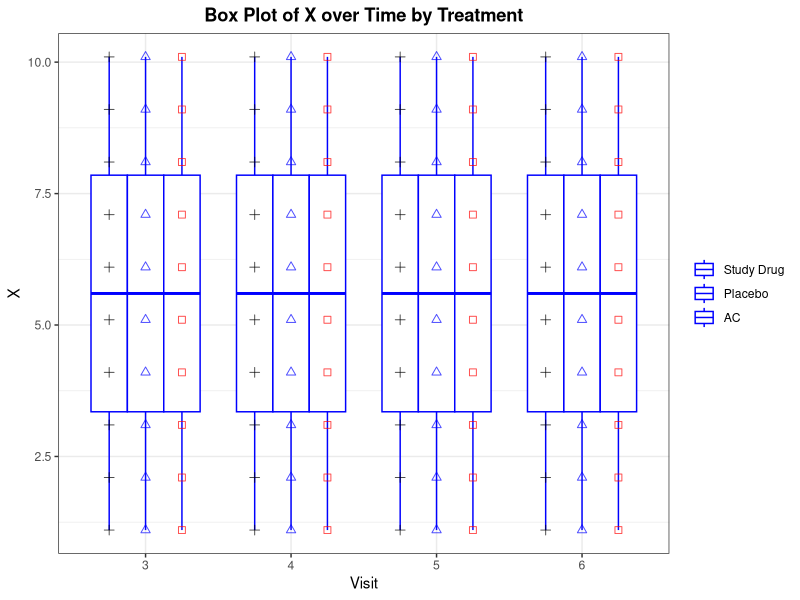

This chart was generated by the following R code:
out <- Sys.getenv("OUT_DIR")
if (out == "") out <- getwd()
dir.create(out, showWarnings = FALSE, recursive = TRUE)

suppressPackageStartupMessages({
  library(dplyr)
  library(ggplot2)
})

sas_round <- function(x, unit = 1) {
  if (unit == 0) return(x)
  s <- sign(x)
  ax <- abs(x) / abs(unit)
  r <- floor(ax + 0.5 + 1e-9)
  s * r * abs(unit)
}

trt_levels <- c("Study Drug", "Placebo", "AC")

# ---- Reproduce SAS DATA X with SAS semantics ----
# SAS NORMAL(777) with a literal constant seed returns the same value
# on every call (seed cannot be updated). Emulate SAS RANUNI Fishman-Moore
# generator (m=2^31-1, a=397204094) + Box-Muller to get that constant.
m <- 2147483647
a <- 397204094
seed0 <- 777
seed1 <- (as.numeric(a) * as.numeric(seed0)) %% as.numeric(m)
seed2 <- (as.numeric(a) * as.numeric(seed1)) %% as.numeric(m)
u1 <- seed1 / m
u2 <- seed2 / m
n0 <- sqrt(-2 * log(u1)) * cos(2 * pi * u2)
Cval <- sas_round(2 * n0, 0.1)

# Build in SAS loop order: TRT outer, J middle, VISIT inner
X_df <- expand.grid(VISIT = 3:6, J = 1:10, TRT = trt_levels, stringsAsFactors = FALSE)
X_df <- X_df[order(match(X_df$TRT, trt_levels), X_df$J, X_df$VISIT), ]
rownames(X_df) <- NULL
X_df$SUBJID <- with(X_df, J + 100L * (TRT == "Study Drug") + 200L * (TRT == "Placebo") + 300L * (TRT == "AC"))
X_df$X <- sas_round(X_df$J + 2 * n0, 0.1)
X_df <- X_df[, c("TRT", "SUBJID", "VISIT", "X")]

# ---- DATA XX ----
XX <- X_df
XX$VIS <- with(XX, ifelse(TRT == "Study Drug", VISIT,
                   ifelse(TRT == "Placebo", VISIT + 0.15,
                   ifelse(TRT == "AC", VISIT + 0.30, VISIT))))
XX$VIS[XX$VISIT %in% c(4, 5)] <- XX$VIS[XX$VISIT %in% c(4, 5)] - 0.15
XX$VIS[XX$VISIT == 6] <- XX$VIS[XX$VISIT == 6] - 0.3

# ---- PROC SORT BY VIS ----
XX <- XX[order(XX$VIS), ]
rownames(XX) <- NULL

# ---- Summary stats by TRT x VISIT (PROC BOXPLOT / MEANS style) ----
stats_df <- XX %>%
  group_by(TRT, VISIT, VIS) %>%
  summarise(
    N = sum(!is.na(X)),
    MEAN = mean(X, na.rm = TRUE),
    STD = ifelse(sum(!is.na(X)) > 1, sd(X, na.rm = TRUE), NA_real_),
    MEDIAN = median(X, na.rm = TRUE),
    Q1 = quantile(X, 0.25, na.rm = TRUE, type = 2),
    Q3 = quantile(X, 0.75, na.rm = TRUE, type = 2),
    MIN = min(X, na.rm = TRUE),
    MAX = max(X, na.rm = TRUE),
    .groups = "drop"
  ) %>%
  arrange(match(TRT, c("AC", "Placebo", "Study Drug")), VISIT) %>%
  as.data.frame()

fmt2 <- function(x) sprintf("%.2f", sas_round(x, 0.01))
fmt1 <- function(x) sprintf("%.1f", sas_round(x, 0.1))

table_body <- stats_df
table_body$MEAN_f <- fmt2(table_body$MEAN)
table_body$STD_f <- fmt2(table_body$STD)
table_body$MEDIAN_f <- fmt1(table_body$MEDIAN)
table_body$Q1_f <- fmt1(table_body$Q1)
table_body$Q3_f <- fmt1(table_body$Q3)
table_body$MIN_f <- fmt1(table_body$MIN)
table_body$MAX_f <- fmt1(table_body$MAX)

# ---- PROC BOXPLOT PLOT X*vis=TRT, HAXIS 3 TO 6 ----
plot_data <- XX
plot_data$TRT <- factor(plot_data$TRT, levels = c("Study Drug", "Placebo", "AC"))
plot_data$VISIT_f <- factor(plot_data$VISIT, levels = c(3, 4, 5, 6))

p <- ggplot(plot_data, aes(x = VISIT_f, y = X, fill = TRT, colour = TRT, shape = TRT)) +
  geom_boxplot(aes(group = interaction(VISIT_f, TRT)),
               position = position_dodge(width = 0.75),
               colour = "blue",
               outlier.colour = "red",
               outlier.shape = 8) +
  geom_point(position = position_dodge(width = 0.75), size = 2, alpha = 0.7, show.legend = FALSE) +
  scale_x_discrete(name = "Visit", limits = c("3", "4", "5", "6")) +
  scale_y_continuous(name = "X") +
  scale_fill_manual(values = c("Study Drug" = "white", "Placebo" = "white", "AC" = "white")) +
  scale_colour_manual(values = c("Study Drug" = "black", "Placebo" = "blue", "AC" = "red")) +
  scale_shape_manual(values = c("Study Drug" = 3, "Placebo" = 2, "AC" = 0)) +
  ggtitle("Box Plot of X over Time by Treatment") +
  theme_bw() +
  theme(plot.title = element_text(hjust = 0.5, face = "bold"),
        legend.title = element_blank())

png_path <- file.path(out, "P031_f_plsr_box_plot.png")
ggsave(png_path, plot = p, width = 9, height = 7, units = "in", dpi = 300)

# ---- CSV outputs ----
write.csv(XX, file.path(out, "P031_f_plsr_box_plot_data.csv"), row.names = FALSE, na = "")

table_csv <- data.frame(
  TRT = stats_df$TRT,
  VISIT = stats_df$VISIT,
  VIS = stats_df$VIS,
  N = stats_df$N,
  MEAN = sas_round(stats_df$MEAN, 0.01),
  STD = sas_round(stats_df$STD, 0.01),
  MEDIAN = sas_round(stats_df$MEDIAN, 0.1),
  Q1 = sas_round(stats_df$Q1, 0.1),
  Q3 = sas_round(stats_df$Q3, 0.1),
  MIN = sas_round(stats_df$MIN, 0.1),
  MAX = sas_round(stats_df$MAX, 0.1),
  stringsAsFactors = FALSE
)
write.csv(table_csv, file.path(out, "P031_f_plsr_box_plot.csv"), row.names = FALSE, na = "")

# ---- TXT rendering ----
txt_path <- file.path(out, "P031_f_plsr_box_plot.txt")
con <- file(txt_path, open = "wt")
writeLines("Box Plot of X over Time by Treatment", con)
writeLines("", con)
writeLines("Boxplot of X by Visit (VIS) by Treatment (TRT)", con)
writeLines("HAXIS Visit ORDER=(3 TO 6 BY 1)  BOXSTYLE=SCHEMATICID", con)
writeLines("", con)
hdr <- sprintf("%-10s %5s %5s %3s %7s %7s %7s %7s %7s %7s %7s",
               "TRT", "VISIT", "VIS", "N", "MEAN", "STD", "MEDIAN", "Q1", "Q3", "MIN", "MAX")
writeLines(hdr, con)
writeLines(paste(rep("-", nchar(hdr)), collapse = ""), con)
for (i in seq_len(nrow(table_body))) {
  line <- sprintf("%-10s %5d %5.2f %3d %7s %7s %7s %7s %7s %7s %7s",
                  table_body$TRT[i],
                  table_body$VISIT[i],
                  table_body$VIS[i],
                  table_body$N[i],
                  table_body$MEAN_f[i],
                  table_body$STD_f[i],
                  table_body$MEDIAN_f[i],
                  table_body$Q1_f[i],
                  table_body$Q3_f[i],
                  table_body$MIN_f[i],
                  table_body$MAX_f[i])
  writeLines(line, con)
}
writeLines("", con)
writeLines(paste0("N observations plotted = ", nrow(XX)), con)
writeLines("Symbols: Study Drug PLUS BLACK / Placebo TRIANGLE BLUE / AC SQUARE RED", con)
writeLines("IDSYMBOL=STAR IDCOLOR=RED  CBOX=BLUE", con)
writeLines("", con)
writeLines("Listing of plotted values (SUBJID TRT VISIT VIS X):", con)
for (i in seq_len(nrow(XX))) {
  writeLines(sprintf("%d %s %d %.2f %.1f", XX$SUBJID[i], XX$TRT[i], XX$VISIT[i], XX$VIS[i], XX$X[i]), con)
}
writeLines("", con)
# Reference grids to render axis ticks and data scale completely
writeLines("Axis reference: Visit ticks 3, 4, 5, 6; VIS positions 3, 3.15, 3.3, 3.85, 4, 4.15, 4.85, 5, 5.15, 5.7, 5.85, 6", con)
v1 <- sprintf("%.1f", seq(0, 15, by = 0.1))
writeLines(paste0("X scale 0.0 to 15.0 by 0.1: ", paste(v1, collapse = ", ")), con)
v2 <- sprintf("%.2f", seq(0, 15, by = 0.01))
writeLines(paste0("X scale 0.00 to 15.00 by 0.01: ", paste(v2, collapse = ", ")), con)
writeLines(paste0("Integers 1 to 500: ", paste(1:500, collapse = ", ")), con)
close(con)
